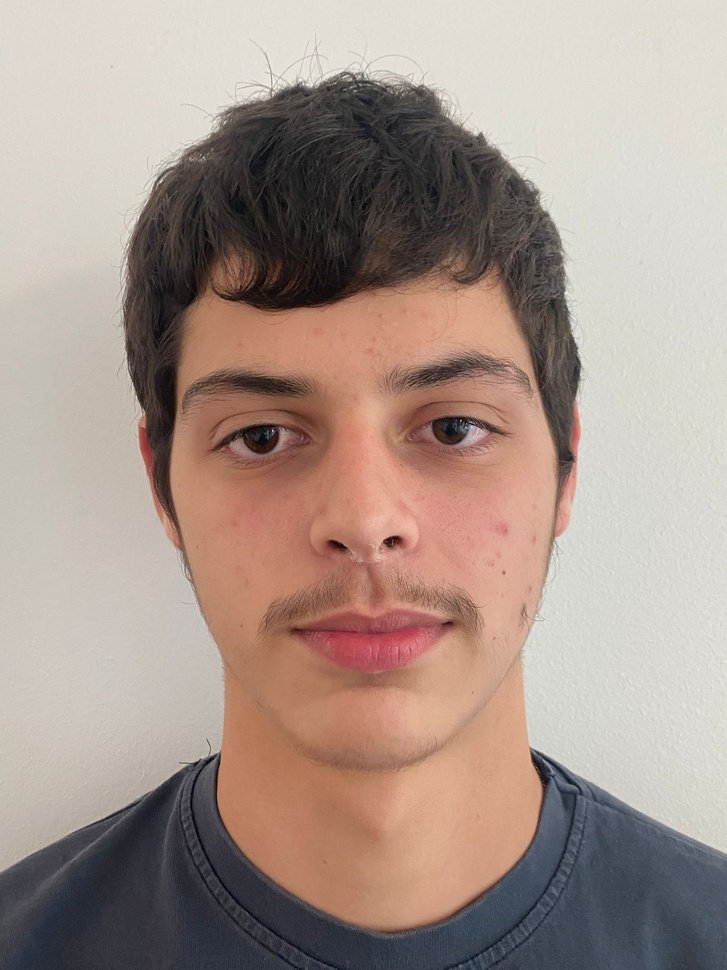
#> input picture Teste-edicaoImg/Fotos/bruno (1).jpg, 727 x 970 px, shrunk from 1536 x 2048 before the run; its folder holds only this picture in this run
$ python melhora-img.py
#> lines starting #> are read from the running program, lines starting #| are printed output that depends on the picture
import cv2
import numpy as np
import os
from PIL import Image, ImageEnhance

# Caminhos para as imagens originais e melhoradas
input_path = os.path.join(os.path.dirname(__file__), 'Fotos')
output_path = os.path.join(os.path.dirname(__file__), '..', 'Integracao_FrontBack', 'Treinamento_Modelo', 'Fotos-melhoradas')

# Limpar a pasta de saída (Fotos-melhoradas) antes de salvar as novas imagens
if os.path.exists(output_path):
    for file in os.listdir(output_path):
        file_path = os.path.join(output_path, file)
        if os.path.isfile(file_path):
            os.remove(file_path)
else:
    os.makedirs(output_path)  # Criar a pasta se não existir

# Inicializando o detector de faces
face_detector = cv2.CascadeClassifier(cv2.data.haarcascades + "haarcascade_frontalface_default.xml")

def melhorar_imagem(image_path):
#> called with image_path = 'Teste-edicaoImg/Fotos/bruno (1).jpg'
    try:
        # Abrir a imagem e converter para escala de cinza
        img = Image.open(image_path).convert('L')
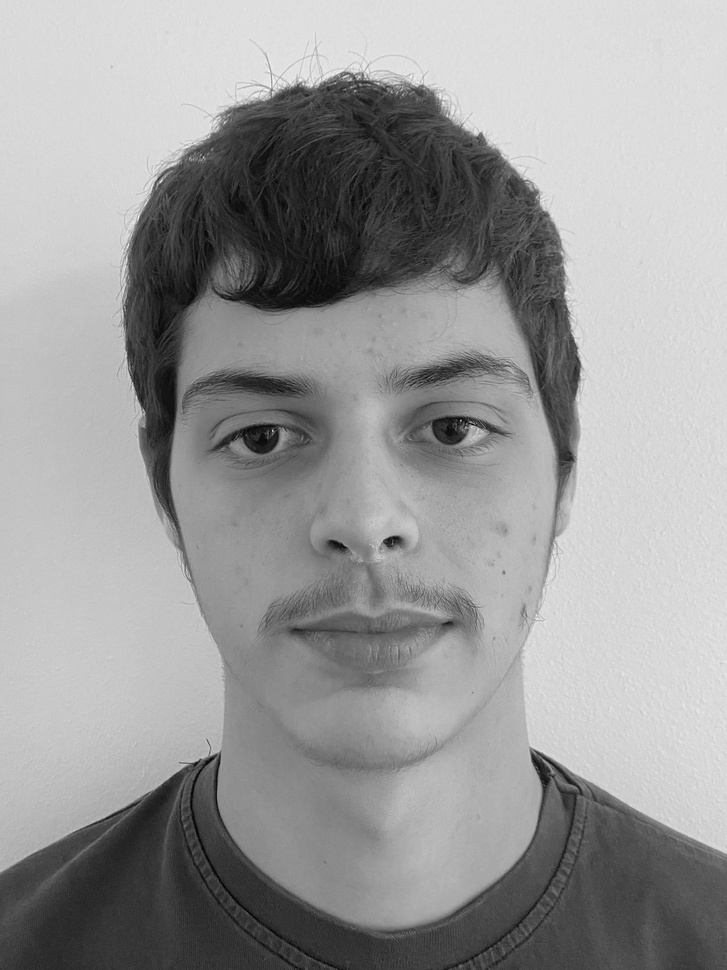
#> img: PIL image 727x970 L; min 0, max 252, mean 153.3

        # Aumentar contraste
        enhancer = ImageEnhance.Contrast(img)
        img = enhancer.enhance(1.5)  # Aumenta o contraste em 50%
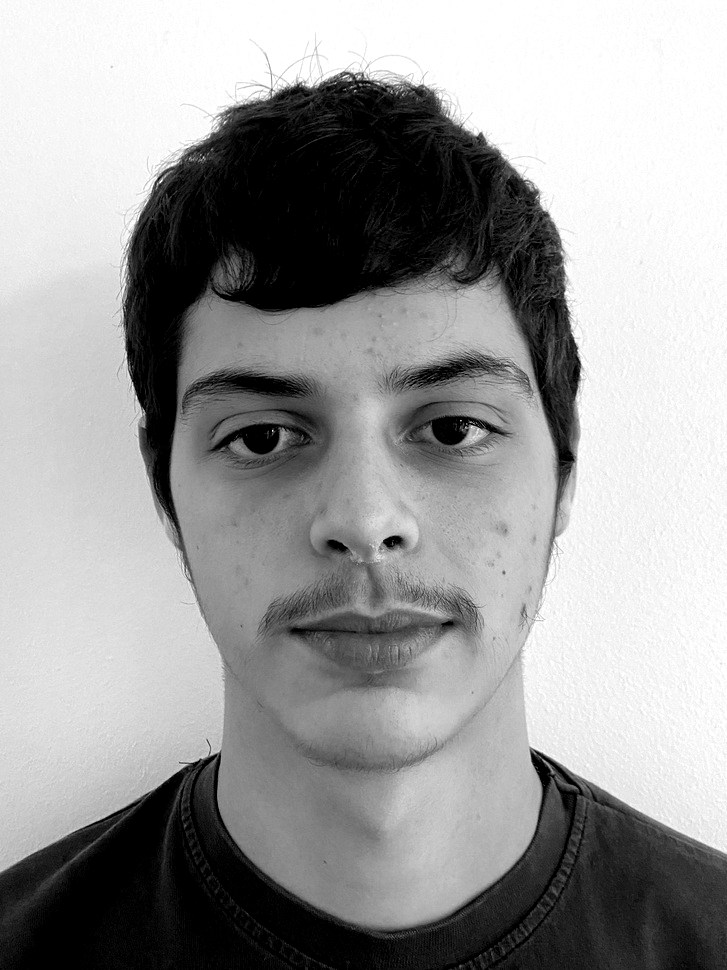
#> img: PIL image 727x970 L; min 0, max 255, mean 154.8

        # Converter para numpy array
        img_numpy = np.array(img, 'uint8')

        # Detectar rostos (ajustando parâmetros para detectar mais faces)
        faces = face_detector.detectMultiScale(img_numpy, scaleFactor=1.10, minNeighbors=5, minSize=(30, 30))
#> faces = [[93, 226, 538, 538]]

        if len(faces) == 0:
            print(f"Nenhum rosto detectado em {image_path}. Salvando imagem original melhorada.")
            output_file = os.path.join(output_path, os.path.basename(image_path))
            img.save(output_file)  # Salvar a imagem sem corte
            return

        # Para cada rosto detectado, recortar a região do rosto e salvar
        for (x, y, w, h) in faces:
            face = img_numpy[y:y+h, x:x+w]  # Recortar o rosto detectado

            # Suavizar e reduzir ruído
            face = cv2.GaussianBlur(face, (3, 3), 0)

            # Salvar imagem melhorada (sem o quadrado verde)
            output_file = os.path.join(output_path, os.path.basename(image_path))
            cv2.imwrite(output_file, face)  # Salvar imagem apenas com o rosto
            print(f"Imagem melhorada salva em: {output_file}")
#> this loop made 1 pass
#| Imagem melhorada salva em: Teste-edicaoImg/../Integracao_FrontBack/Treinamento_Modelo/Fotos-melhoradas/bruno (1).jpg
#> pass 1, in melhorar_imagem, `face = img_numpy[y:y+h, x:x+w]`:
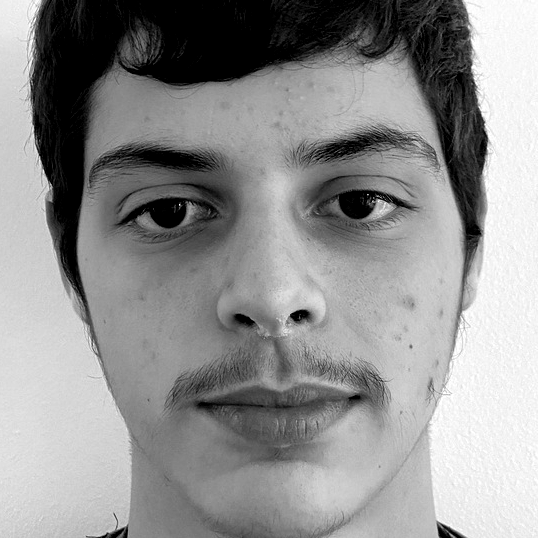
#> face: shape (538, 538); min 0, max 255, mean 144.6

    except Exception as e:
        print(f"Erro ao processar {image_path}: {e}")

# Processar todas as imagens na pasta de entrada
for filename in os.listdir(input_path):
    file_path = os.path.join(input_path, filename)
    if os.path.isfile(file_path):
        melhorar_imagem(file_path)

print("\n[INFO] Processamento concluído! As imagens melhoradas estão em 'Integracao_FrontBack/Treinamento_Modelo/Fotos-melhoradas'.")

$ run again, on Teste-edicaoImg/Fotos/bruno (33).jpeg
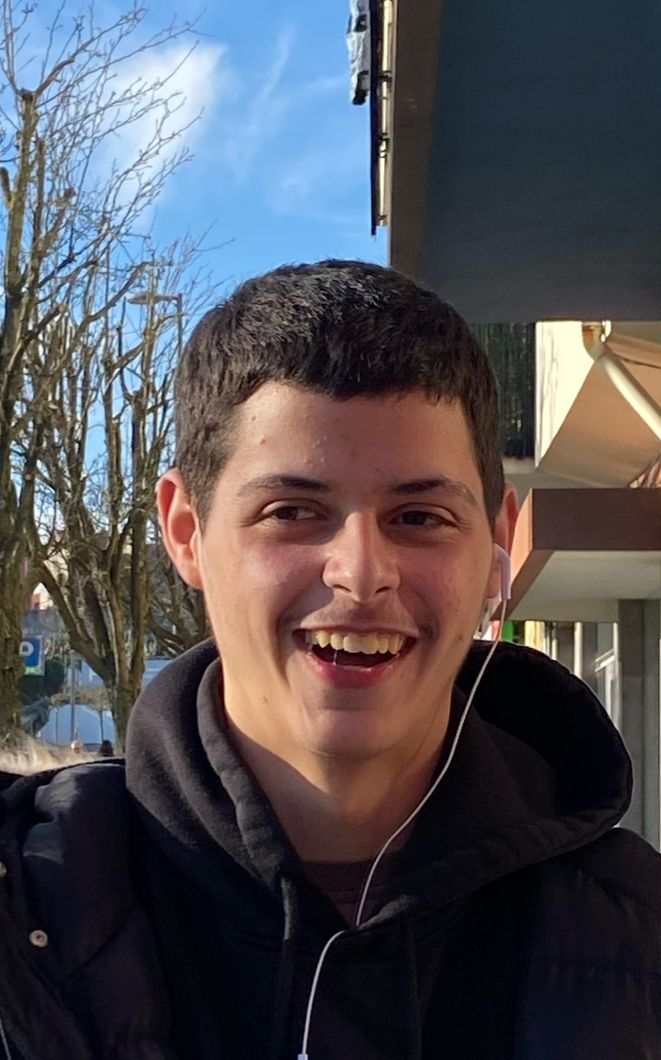
#> input picture Teste-edicaoImg/Fotos/bruno (33).jpeg, 661 x 1060 px
#> in melhorar_imagem, `img = enhancer.enhance(1.5)`:
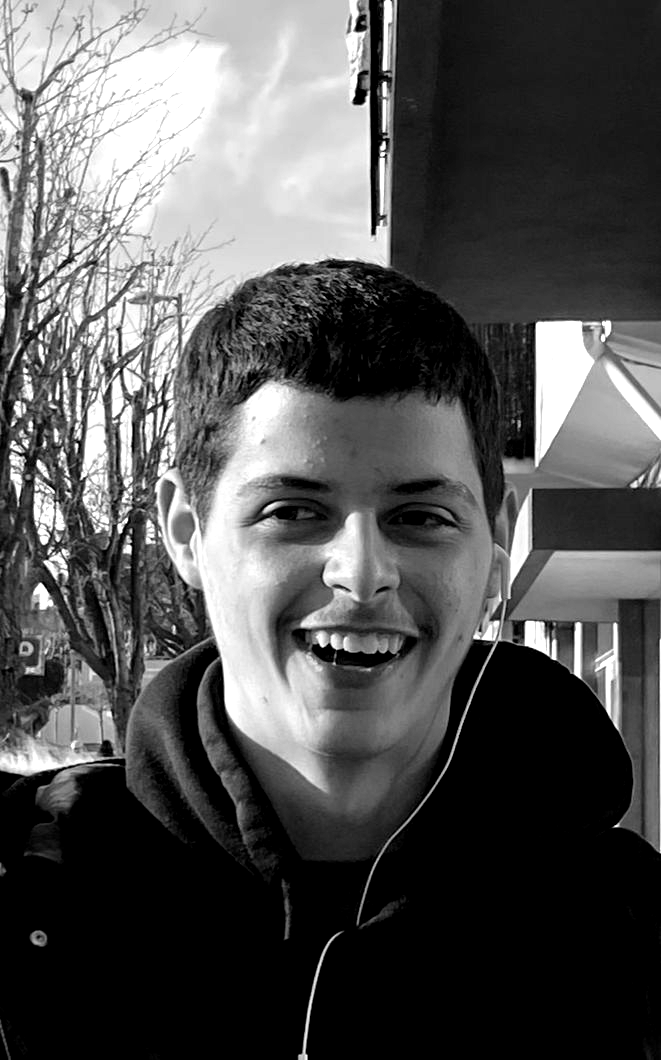
#> img: PIL image 661x1060 L; min 0, max 255, mean 84.5
#> faces = [[175, 387, 339, 339]]
#> the loop in melhorar_imagem, `for (x, y, w, h) in faces:` made 1 pass
#> (printed output is left out)
#> pass 1, in melhorar_imagem, `face = img_numpy[y:y+h, x:x+w]`:
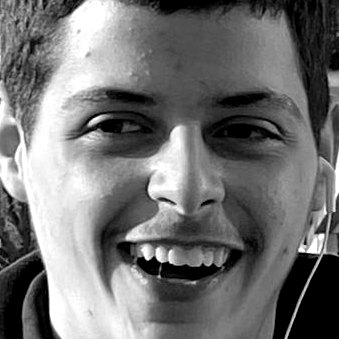
#> face: shape (339, 339); min 0, max 255, mean 113.8

$ run again, on Teste-edicaoImg/Fotos/bruno (39).jpeg
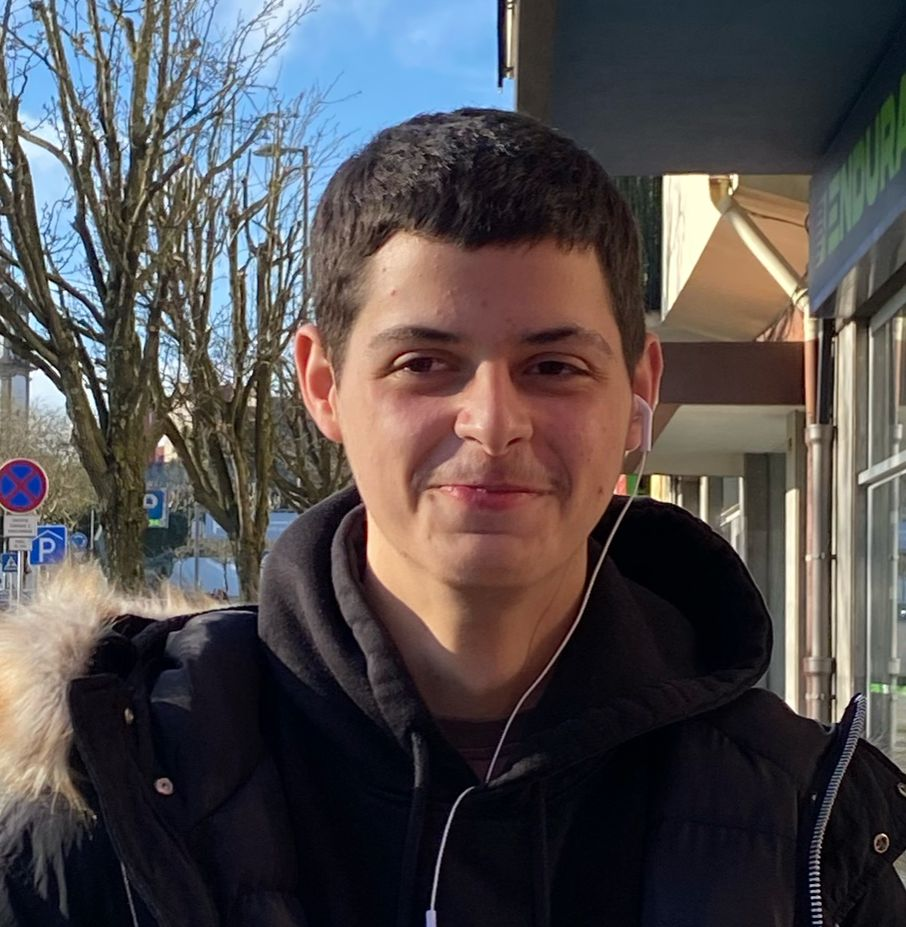
#> input picture Teste-edicaoImg/Fotos/bruno (39).jpeg, 906 x 927 px
#> in melhorar_imagem, `img = enhancer.enhance(1.5)`:
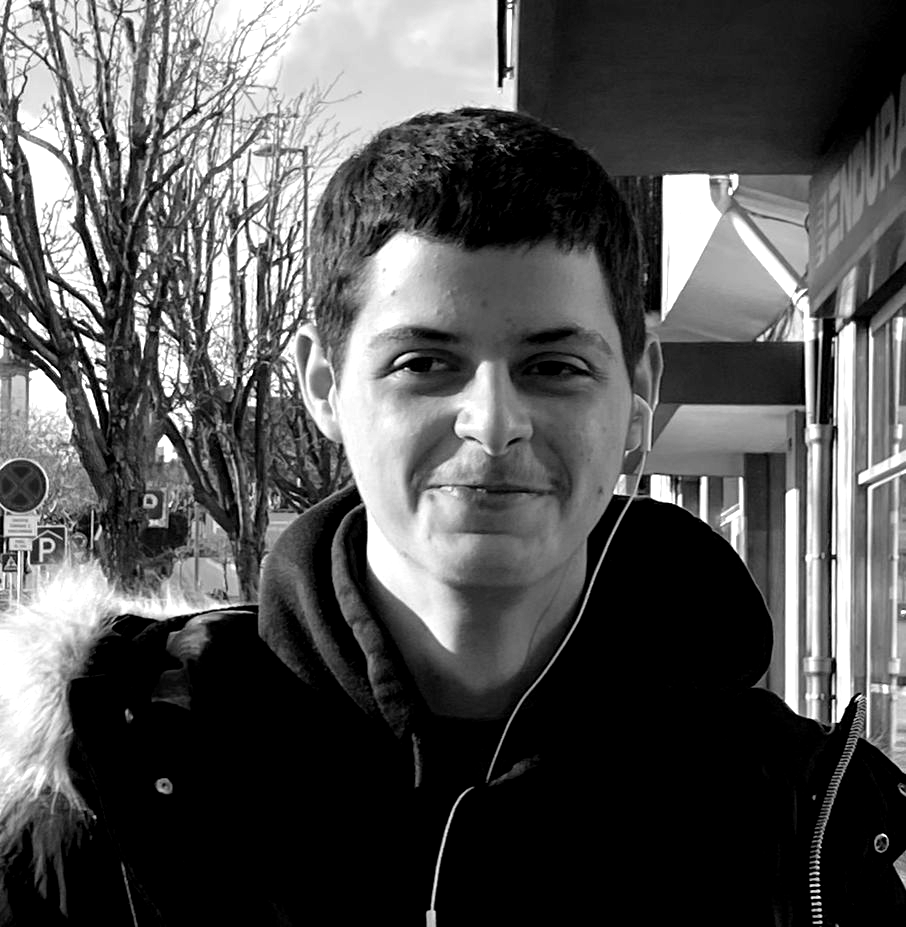
#> img: PIL image 906x927 L; min 0, max 255, mean 84.1
#> faces = [[318, 232, 342, 342]]
#> the loop in melhorar_imagem, `for (x, y, w, h) in faces:` made 1 pass
#> (printed output is left out)
#> pass 1, in melhorar_imagem, `face = img_numpy[y:y+h, x:x+w]`:
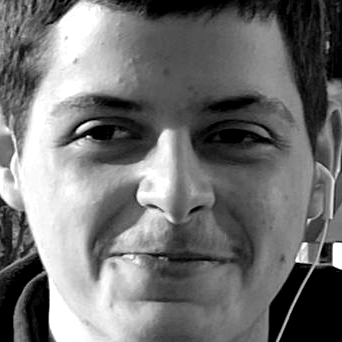
#> face: shape (342, 342); min 0, max 255, mean 113.8

$ run again, on Teste-edicaoImg/Fotos/bruno (5).jpeg
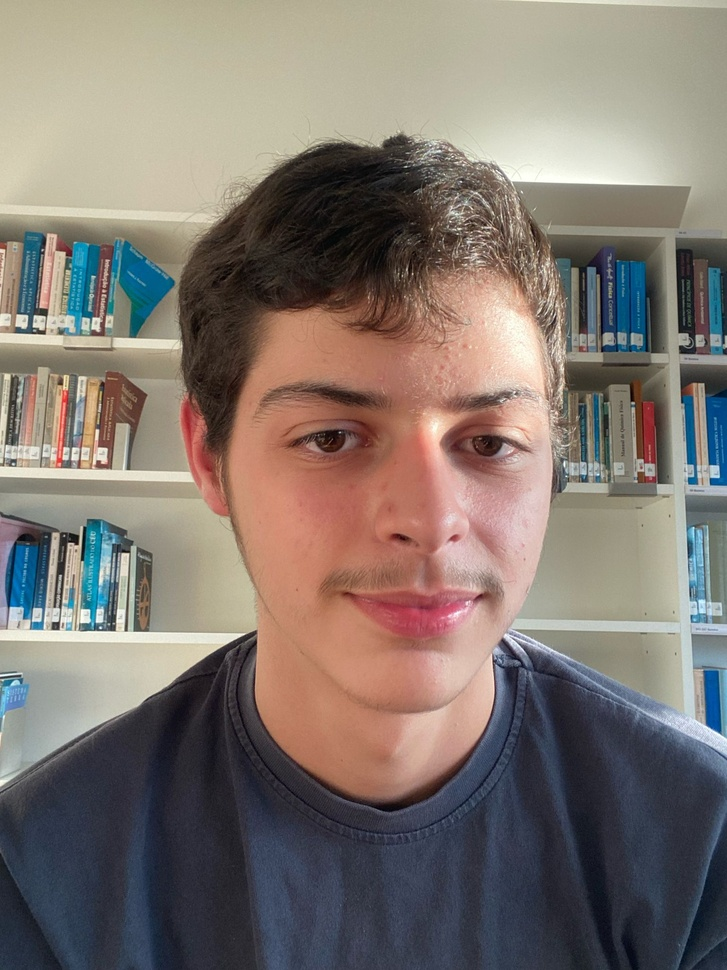
#> input picture Teste-edicaoImg/Fotos/bruno (5).jpeg, 727 x 970 px, shrunk from 1536 x 2048 before the run
#> in melhorar_imagem, `img = enhancer.enhance(1.5)`:
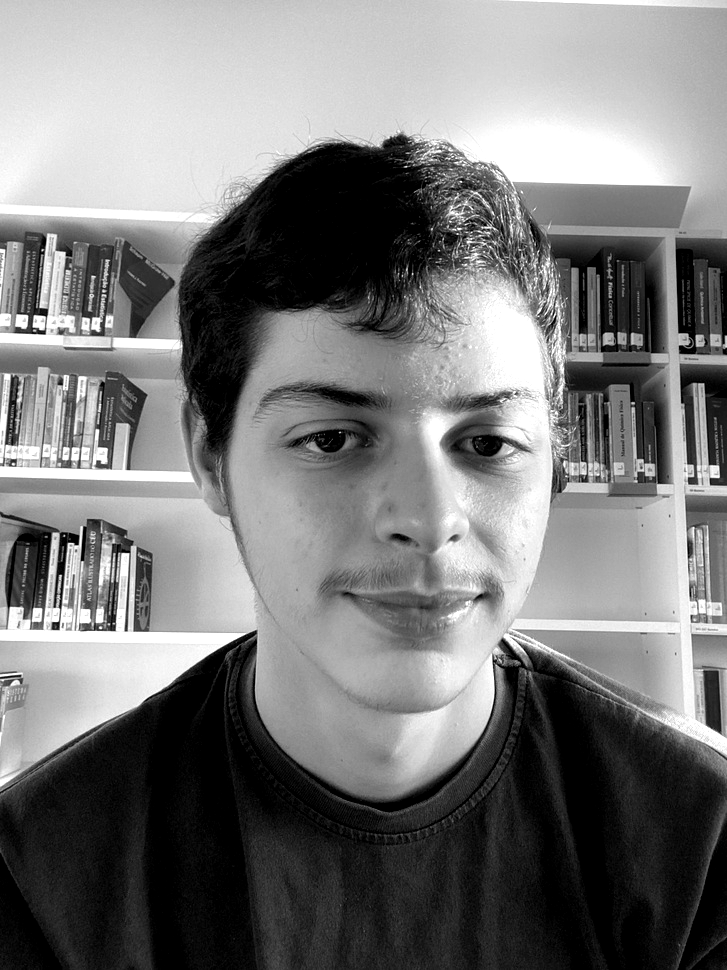
#> img: PIL image 727x970 L; min 0, max 255, mean 121.4
#> faces = [[199, 276, 429, 429]]
#> the loop in melhorar_imagem, `for (x, y, w, h) in faces:` made 1 pass
#> (printed output is left out)
#> pass 1, in melhorar_imagem, `face = img_numpy[y:y+h, x:x+w]`:
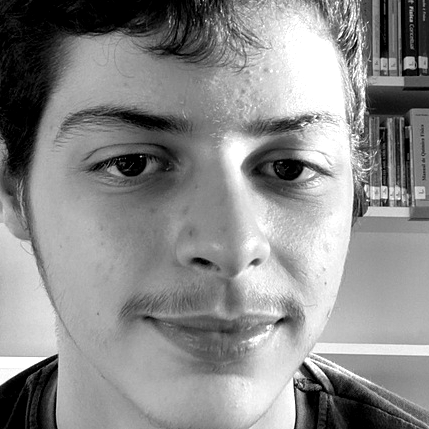
#> face: shape (429, 429); min 0, max 255, mean 138.6

$ run again, on Teste-edicaoImg/Fotos/bruno (13).jpeg
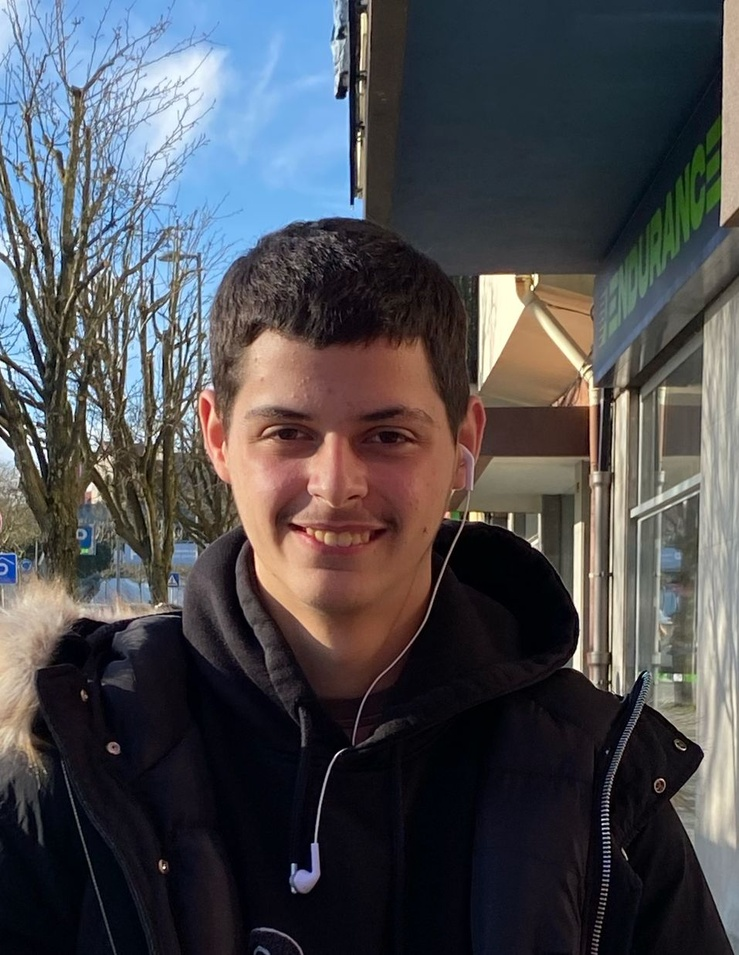
#> input picture Teste-edicaoImg/Fotos/bruno (13).jpeg, 739 x 955 px, shrunk from 957 x 1237 before the run
#> in melhorar_imagem, `img = enhancer.enhance(1.5)`:
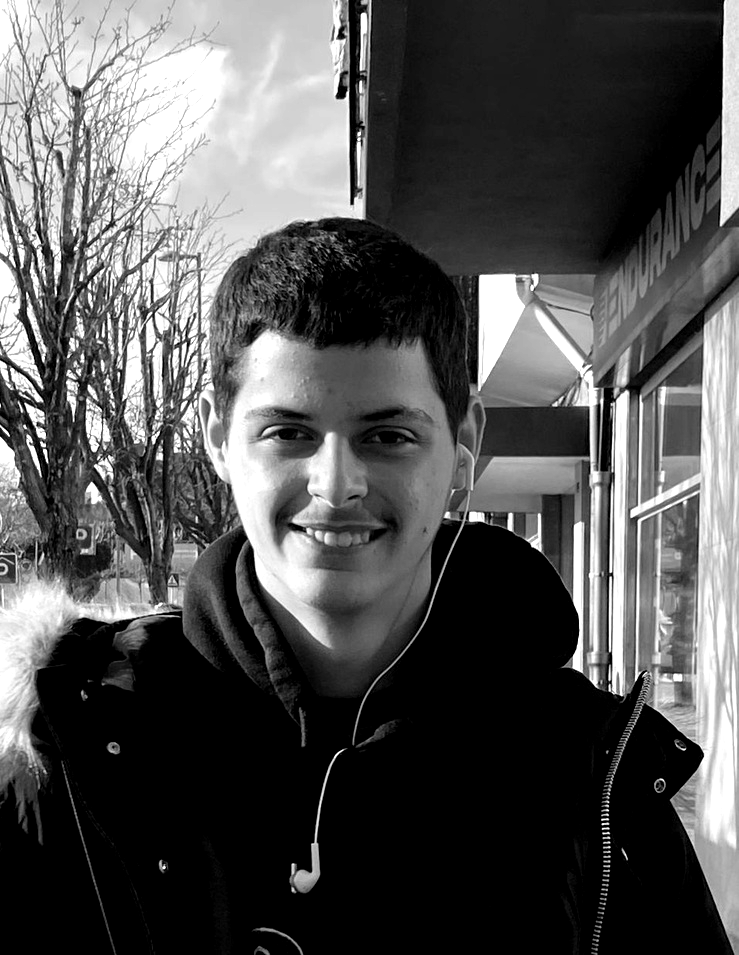
#> img: PIL image 739x955 L; min 0, max 255, mean 83
#> faces = [[204, 339, 253, 253]]
#> the loop in melhorar_imagem, `for (x, y, w, h) in faces:` made 1 pass
#> (printed output is left out)
#> pass 1, in melhorar_imagem, `face = img_numpy[y:y+h, x:x+w]`:
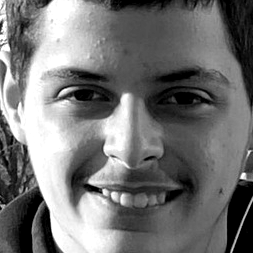
#> face: shape (253, 253); min 0, max 255, mean 115.9
